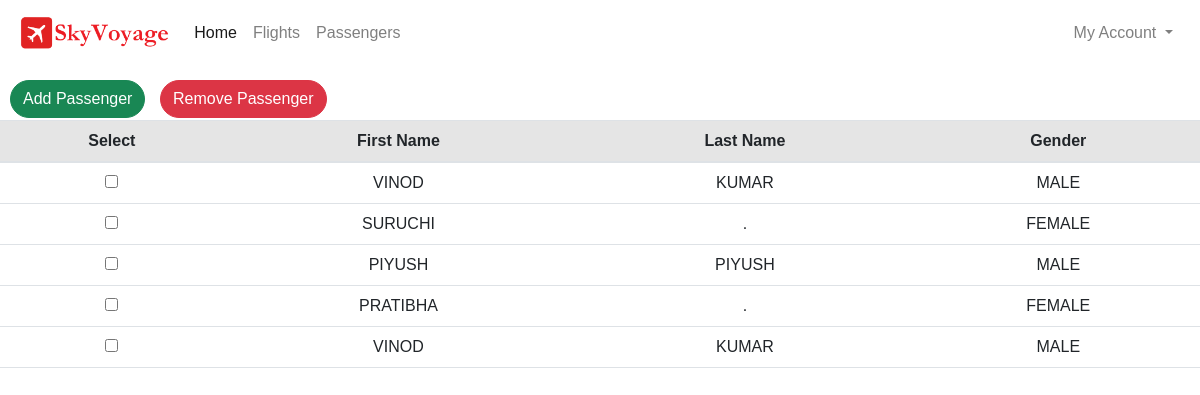
/passengers (signed in), run on an earlier commit of the app's database.
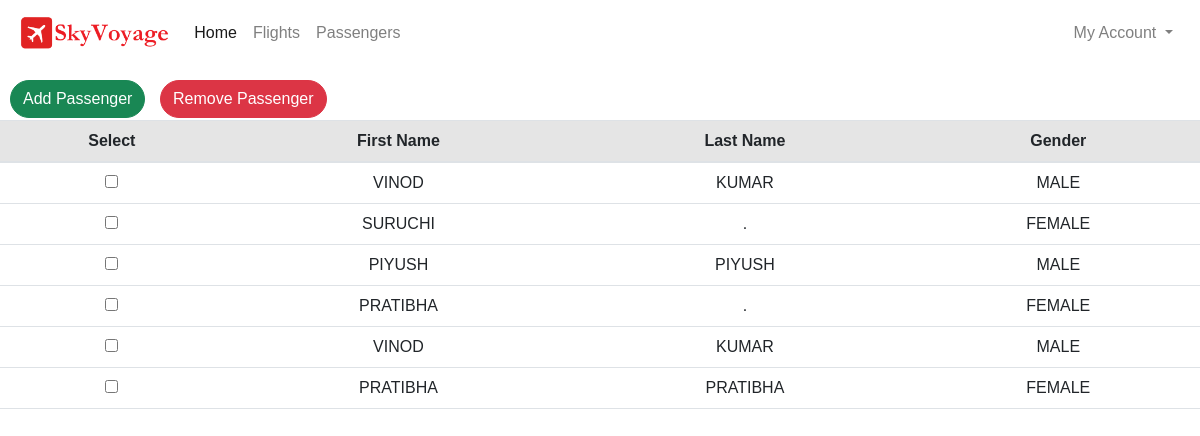
And on a later commit of the database.
### flight/models.py (models this page shows, shortened)
class Passenger(models.Model):
    first_name = models.CharField(max_length=64, blank=True)
    last_name = models.CharField(max_length=64, blank=True)
    gender = models.CharField(max_length=20, choices=GENDER, blank=True)

### flight/views.py (the view)
# urls.py: path('passengers', views.Passengers, name='Passengers'),
def Passengers(request):
    if request.user.is_superuser:
        passengers = Passenger.objects.all()
        return render(request, 'flight/passengersList.html', {'passengers': passengers})
    return redirect("/")

### flight/templates/flight/passengersList.html (shortened to what this page needs)
{% extends 'flight/MarshallLayout.html' %}
{% load static %}
{% block body %}
<div class="ct" style="margin-top: 120px;">
    <button type="button" class="btn btn-success" data-bs-toggle="modal" data-bs-target="#exampleModal" style="position: fixed; float: left;  margin-top: -40px;">Add Passenger</button>
    <form method="POST" action="{% url 'RemovePassengers' %}">
        <div class="button-group">
            <button type="submit" id="remove-btn" class = "btn btn-danger" style="position: fixed; margin-left: 160px; margin-top: -40px;" disbaled>Remove Passenger</button>
        </div>
        <table class="table" style="margin-top: 20px;">
            <thead>
                <tr class="table-active">
                    <th>Select</th>
                    <th>First Name</th>
                    <th>Last Name</th>
                    <th>Gender</th>
                </tr>
            </thead>
            <tbody style="text-align: center;">
                {% for passenger in passengers %}
                <tr>
                    <td style="text-transform: uppercase;"><input type="checkbox" name="selected_passengers" value="{{ passenger.first_name }}"></td>
                    <td style="text-transform: uppercase;">{{ passenger.first_name }}</td>
                    <td style="text-transform: uppercase;">{{ passenger.last_name }}</td>
                    <td style="text-transform: uppercase;">{{ passenger.gender }}</td>
                </tr>
                {% endfor %}
            </tbody>
        </table>
    </form>
</div>
{% endblock%}

What changed in the data, as far as the page shows it:
added Passenger: first_name "PRATIBHA", last_name "PRATIBHA", gender "FEMALE"
